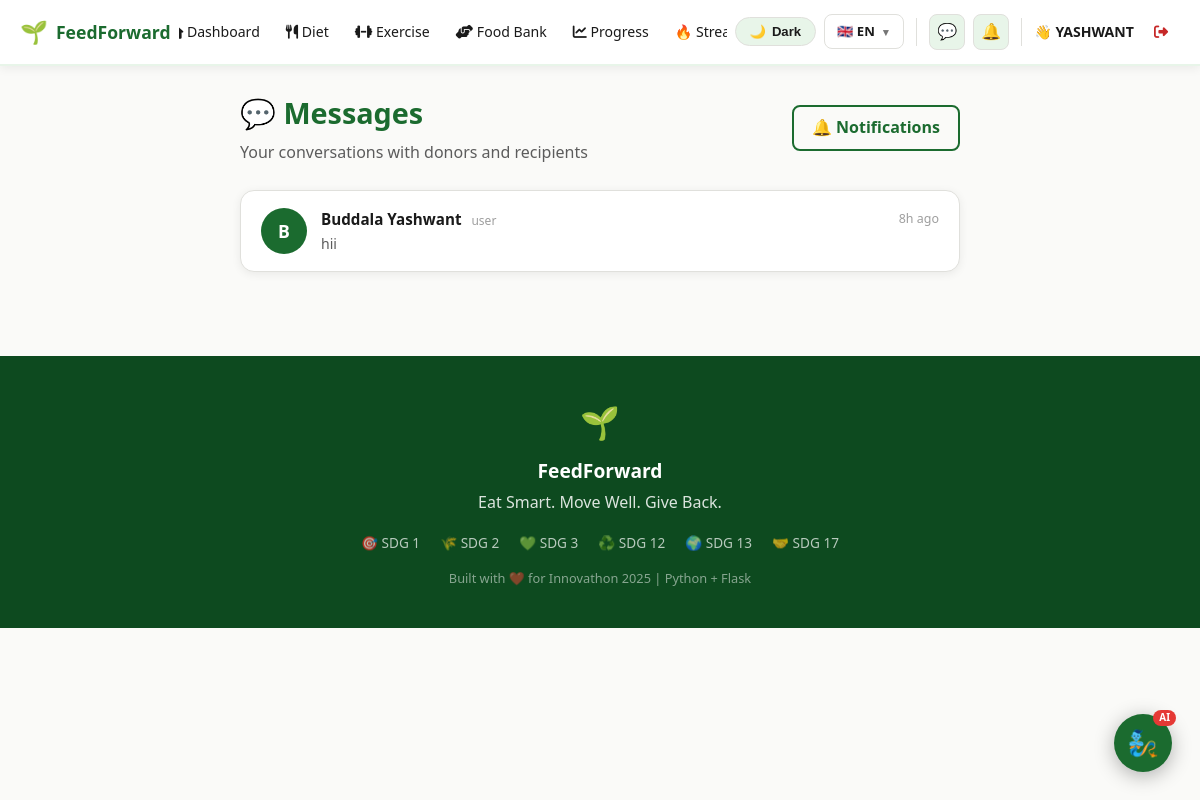
Page /inbox/messages (signed in) on the committed database.
### models/user.py (models this page shows, shortened)
class User(db.Model, UserMixin):
    __tablename__ = 'users'
    id            = db.Column(db.Integer, primary_key=True)
    name          = db.Column(db.String(100), nullable=False)
    email         = db.Column(db.String(120), unique=True, nullable=False)
    password_hash = db.Column(db.String(200), nullable=False)
    role          = db.Column(db.String(20), default='user')  # user / donor / recipient / admin
    age           = db.Column(db.Integer)
    weight        = db.Column(db.Float)
    height        = db.Column(db.Float)
    gender        = db.Column(db.String(10))
    dietary_pref  = db.Column(db.String(20))   # veg / non_veg / vegan
    health_goal   = db.Column(db.String(20))   # lose_weight / gain_muscle / stay_fit
    fitness_level = db.Column(db.String(20))   # beginner / intermediate / advanced
    equipment     = db.Column(db.String(20))   # none / dumbbells / gym
    days_per_week = db.Column(db.Integer, default=4)
    location      = db.Column(db.String(200))
    latitude      = db.Column(db.Float)
    longitude     = db.Column(db.Float)
    profile_complete = db.Column(db.Boolean, default=False)
    allergies     = db.Column(db.String(200), default='')  # comma-separated e.g. "gluten,dairy,nuts"
    created_at    = db.Column(db.DateTime, default=datetime.utcnow)
    meal_plans    = db.relationship('MealPlan',     backref='user', lazy=True)
    exercise_plans= db.relationship('ExercisePlan', backref='user', lazy=True)
    donations     = db.relationship('FoodListing',  foreign_keys='FoodListing.donor_id',    backref='donor',     lazy=True)
    claims        = db.relationship('FoodListing',  foreign_keys='FoodListing.claimed_by',  backref='recipient', lazy=True)
    progress_logs = db.relationship('ProgressLog',  backref='user', lazy=True)

### models/models.py (models this page shows)
class Message(db.Model):
    __tablename__ = 'messages'
    id           = db.Column(db.Integer, primary_key=True)
    sender_id    = db.Column(db.Integer, db.ForeignKey('users.id'), nullable=False)
    receiver_id  = db.Column(db.Integer, db.ForeignKey('users.id'), nullable=False)
    listing_id   = db.Column(db.Integer, db.ForeignKey('food_listings.id'), nullable=True)
    body         = db.Column(db.Text, nullable=False)
    is_read      = db.Column(db.Boolean, default=False)
    created_at   = db.Column(db.DateTime, default=datetime.utcnow)
    sender   = db.relationship('User', foreign_keys=[sender_id],   backref='sent_messages')
    receiver = db.relationship('User', foreign_keys=[receiver_id], backref='received_messages')
    listing  = db.relationship('FoodListing', foreign_keys=[listing_id])
    @property
    def time_ago(self):
        delta = datetime.utcnow() - self.created_at
        s = int(delta.total_seconds())
        if s < 60:    return 'just now'
        if s < 3600:  return f'{s//60}m ago'
        if s < 86400: return f'{s//3600}h ago'
        return f'{s//86400}d ago'

### routes/inbox.py (the view)
@inbox.route('/messages')
@login_required
def messages():
    from sqlalchemy import or_
    sent     = Message.query.filter_by(sender_id=current_user.id).all()
    received = Message.query.filter_by(receiver_id=current_user.id).all()
    partner_ids = set()
    for m in sent:     partner_ids.add(m.receiver_id)
    for m in received: partner_ids.add(m.sender_id)
    conversations = []
    for pid in partner_ids:
        partner = User.query.get(pid)
        if not partner:
            continue
        last_msg = Message.query.filter(
            or_(
                (Message.sender_id == current_user.id) & (Message.receiver_id == pid),
                (Message.sender_id == pid) & (Message.receiver_id == current_user.id)
            )
        ).order_by(Message.created_at.desc()).first()
        unread = Message.query.filter_by(
            sender_id=pid, receiver_id=current_user.id, is_read=False
        ).count()
        conversations.append({
            'partner':  partner,
            'last_msg': last_msg,
            'unread':   unread,
        })
    conversations.sort(key=lambda c: c['last_msg'].created_at, reverse=True)
    return render_template('inbox/messages.html', conversations=conversations)

### templates/inbox/messages.html (shortened to what this page needs)
{% extends 'base.html' %}
{% block content %}
<div style="max-width:720px;margin:0 auto;">
  <div style="display:flex;align-items:center;justify-content:space-between;margin-bottom:24px;flex-wrap:wrap;gap:12px;">
    <div>
      <h1 style="font-size:1.8rem;font-weight:800;color:var(--green);margin:0 0 4px;">💬 Messages</h1>
      <p style="color:var(--text2);margin:0;">Your conversations with donors and recipients</p>
    </div>
    <a href="{{ url_for('inbox.notifications') }}" class="btn-secondary" style="padding:8px 18px;">
      🔔 Notifications
    </a>
  </div>
  {% if conversations %}
  <div style="display:flex;flex-direction:column;gap:10px;">
    {% for conv in conversations %}
    <a href="{{ url_for('inbox.conversation', partner_id=conv.partner.id) }}"
       style="text-decoration:none;">
      <div class="card" style="padding:16px 20px;cursor:pointer;transition:transform .15s;"
           onmouseover="this.style.transform='translateY(-2px)'"
           onmouseout="this.style.transform='translateY(0)'">
        <div style="display:flex;align-items:center;gap:14px;">
          <div style="width:46px;height:46px;background:var(--green);border-radius:50%;
                      display:flex;align-items:center;justify-content:center;
                      color:#fff;font-weight:800;font-size:1.1rem;flex-shrink:0;">
            {{ conv.partner.name[0].upper() }}
          </div>
          <div style="flex:1;min-width:0;">
            <div style="display:flex;justify-content:space-between;align-items:center;">
              <div style="font-weight:700;color:var(--text);font-size:.95rem;">
                {{ conv.partner.name }}
                <span style="font-size:.75rem;color:var(--text3);font-weight:400;margin-left:6px;">
                  {{ conv.partner.role }}
                </span>
              </div>
              <div style="font-size:.78rem;color:var(--text3);flex-shrink:0;">
                {{ conv.last_msg.time_ago }}
              </div>
            </div>
            <div style="color:var(--text2);font-size:.88rem;white-space:nowrap;overflow:hidden;text-overflow:ellipsis;margin-top:2px;">
              {{ conv.last_msg.body[:80] }}{% if conv.last_msg.body|length > 80 %}…{% endif %}
            </div>
          </div>
        </div>
      </div>
    </a>
    {% endfor %}
  </div>
  {% endif %}
</div>
{% endblock %}

### templates/base.html (shortened to what this page needs)
<!DOCTYPE html>
<html lang="{{ lang }}" data-theme="light">
<head>
  <link href="https://cdnjs.cloudflare.com/ajax/libs/font-awesome/6.4.0/css/all.min.css" rel="stylesheet"/>
  <link rel="stylesheet" href="https://unpkg.com/leaflet@1.9.4/dist/leaflet.css"/>
</head>
<body>
<nav style="background:var(--nav-bg);border-bottom:2px solid var(--nav-border);
            position:sticky;top:0;z-index:1000;box-shadow:0 2px 10px var(--shadow);">
  <div style="max-width:1280px;margin:0 auto;padding:0 20px;
              display:flex;align-items:center;justify-content:space-between;
              height:64px;gap:8px;">
    <a href="{{ url_for('main.index') }}"
       style="display:flex;align-items:center;gap:8px;flex-shrink:0;">
      <span style="font-size:1.4rem;">🌱</span>
      <span style="font-size:1.1rem;font-weight:800;color:var(--green);">FeedForward</span>
    </a>
    {% if current_user.is_authenticated %}
    <div style="display:flex;gap:2px;align-items:center;overflow-x:auto;flex:1;justify-content:center;">
      <a href="{{ url_for('main.dashboard') }}"
         class="nav-link {% if request.endpoint=='main.dashboard' %}active{% endif %}">
        <i class="fas fa-home"></i> {{ t.nav_dashboard }}
      </a>
      <a href="{{ url_for('diet.index') }}"
         class="nav-link {% if 'diet' in (request.endpoint or '') %}active{% endif %}">
        <i class="fas fa-utensils"></i> {{ t.nav_diet }}
      </a>
      <a href="{{ url_for('exercise.index') }}"
         class="nav-link {% if 'exercise' in (request.endpoint or '') %}active{% endif %}">
        <i class="fas fa-dumbbell"></i> {{ t.nav_exercise }}
      </a>
      <a href="{{ url_for('foodbank.index') }}"
         class="nav-link {% if 'foodbank' in (request.endpoint or '') %}active{% endif %}">
        <i class="fas fa-hands-helping"></i> {{ t.nav_foodbank }}
      </a>
      <a href="{{ url_for('progress.index') }}"
         class="nav-link {% if 'progress' in (request.endpoint or '') %}active{% endif %}">
        <i class="fas fa-chart-line"></i> {{ t.nav_progress }}
      </a>
      <a href="{{ url_for('streak.index') }}"
         class="nav-link {% if 'streak' in (request.endpoint or '') %}active{% endif %}">
        🔥 Streak
      </a>
    </div>
    {% endif %}
    <div style="display:flex;align-items:center;gap:8px;flex-shrink:0;">
      <button id="themeToggle" onclick="toggleTheme()" title="Toggle theme">
        <span id="themeIcon">🌙</span>
        <span id="themeLabel">Dark</span>
      </button>
      <div class="lang-wrap">
        <div class="lang-trigger">
          {% if lang == 'en' %}🇬🇧 EN
          {% elif lang == 'te' %}🇮🇳 TE
          {% else %}🇮🇳 HI{% endif %}
          <span style="font-size:.65rem;opacity:.6;">▼</span>
        </div>
      </div>
      {% if current_user.is_authenticated %}
        <a href="{{ url_for('inbox.messages') }}" class="icon-btn" title="Messages">
          💬
        </a>
        <a href="{{ url_for('inbox.notifications') }}" class="icon-btn" title="Notifications">
          🔔
        </a>
        <span style="font-weight:600;color:var(--text);font-size:.88rem;">
          👋 {{ current_user.name.split()[0] }}
        </span>
        <a href="{{ url_for('auth.logout') }}" class="nav-link"
           style="color:var(--red);" title="{{ t.nav_logout }}">
          <i class="fas fa-sign-out-alt"></i>
        </a>
      {% else %}
        <a href="{{ url_for('auth.login') }}"    class="btn-secondary" style="padding:7px 16px;font-size:.88rem;">{{ t.nav_login }}</a>
        <a href="{{ url_for('auth.register') }}" class="btn-primary"   style="padding:7px 16px;font-size:.88rem;">{{ t.nav_get_started }}</a>
      {% endif %}
    </div>
  </div>
</nav>
<main style="max-width:1280px;margin:0 auto;padding:24px 20px;">
  {% block content %}{% endblock %}
</main>
<footer style="background:var(--green-dk);color:#fff;padding:40px 24px;margin-top:60px;text-align:center;">
  <div style="max-width:1280px;margin:0 auto;">
    <div style="font-size:2rem;margin-bottom:8px;">🌱</div>
    <div style="font-size:1.2rem;font-weight:700;margin-bottom:4px;">FeedForward</div>
    <div style="opacity:.85;margin-bottom:16px;">{{ t.footer_tagline }}</div>
    <div style="display:flex;justify-content:center;gap:20px;flex-wrap:wrap;opacity:.7;font-size:.85rem;margin-bottom:14px;">
      <span>🎯 SDG 1</span><span>🌾 SDG 2</span><span>💚 SDG 3</span>
      <span>♻️ SDG 12</span><span>🌍 SDG 13</span><span>🤝 SDG 17</span>
    </div>
    <div style="opacity:.5;font-size:.8rem;">{{ t.footer_built }}</div>
  </div>
</footer>
{% if current_user.is_authenticated %}
<div id="feedgenie-btn" onclick="toggleChat()"
     style="position:fixed;bottom:28px;right:28px;z-index:9000;
            width:58px;height:58px;background:var(--green);border-radius:50%;
            display:flex;align-items:center;justify-content:center;
            font-size:1.6rem;cursor:pointer;box-shadow:0 4px 20px rgba(0,0,0,.3);
            transition:transform .2s,box-shadow .2s;"
     onmouseover="this.style.transform='scale(1.12)'"
     onmouseout="this.style.transform='scale(1)'"
     title="Chat with FeedGenie">
  🧞
  <div style="position:absolute;top:-4px;right:-4px;background:#E53935;color:#fff;
              border-radius:10px;padding:1px 6px;font-size:.62rem;font-weight:800;line-height:1.4;">AI</div>
</div>
{% endif %}
</body>
</html>

### templates/base.html (style rules this page uses)
:root { --bg:#FAFAF8;--bg2:#F2F4F0;--surface:#FFFFFF;--surface2:#F7F8F5; --border:#E0E0DC;--text:#1A1A1A;--text2:#5C5C5C;--text3:#9E9E9E; --green:#1B6B2F;--green-dk:#0D4A1F;--green-lt:#E8F5E9;--green-mid:#C8E6C9; --amber:#FF8F00;--blue:#1565C0;--blue-lt:#E3F2FD;--red:#C62828; --red-lt:#FFEBEE;--yellow-lt:#FFF9C4; --shadow:rgba(0,0,0,.07);--shadow-hov:rgba(0,0,0,.13); --nav-bg:#FFFFFF;--nav-border:#E8F5E9;--input-bg:#FFFFFF;--toggle-bg:#E8F5E9; }
*,*::before,*::after { box-sizing:border-box; }
html { scroll-behavior:smooth; }
body { font-family:'Segoe UI',system-ui,sans-serif;background:var(--bg);color:var(--text);margin:0;line-height:1.6;transition:background .3s,color .3s; }
a { text-decoration:none; }
.btn-secondary { border:2px solid var(--green);color:var(--green);padding:10px 24px;border-radius:8px;font-weight:600;display:inline-block;background:transparent;cursor:pointer;transition:background .2s; }
.card { background:var(--surface);border-radius:14px;box-shadow:0 2px 10px var(--shadow);padding:24px;border:1px solid var(--border);transition:box-shadow .2s; }
.nav-link { padding:7px 12px;border-radius:8px;color:var(--text);font-weight:500;font-size:.88rem;white-space:nowrap;transition:background .15s,color .15s; }
#themeToggle { background:var(--toggle-bg);border:1.5px solid var(--border);border-radius:50px;padding:6px 14px;cursor:pointer;font-size:.82rem;font-weight:700;color:var(--text);display:flex;align-items:center;gap:6px;transition:all .2s;white-space:nowrap; }
.lang-wrap { position:relative; }
.lang-trigger { background:var(--surface);border:1.5px solid var(--border);border-radius:8px;padding:6px 12px;cursor:pointer;font-size:.82rem;font-weight:700;color:var(--text);display:flex;align-items:center;gap:6px;transition:border .2s;white-space:nowrap;user-select:none; }
.icon-btn { position: relative; background: var(--toggle-bg); border: 1.5px solid var(--border); border-radius: 8px; width: 36px; height: 36px; display: flex; align-items: center; justify-content: center; cursor: pointer; color: var(--text); font-size: 1rem; transition: all .2s; text-decoration: none; flex-shrink: 0; }

### rows in the picture
User: name "YASHWANT"
User: partner "B", partner.name "Buddala Yashwant", partner.role "user"
Message: last_msg.time_ago "8h ago", last_msg "hii"

### other values in the picture
{{ t.nav_dashboard }} "Dashboard"
{{ t.nav_diet }} "Diet"
{{ t.nav_exercise }} "Exercise"
{{ t.nav_foodbank }} "Food Bank"
{{ t.nav_progress }} "Progress"
{{ t.footer_tagline }} "Eat Smart. Move Well. Give Back."
{{ t.footer_built }} "Built with ❤️ for Innovathon 2025 | Python + Flask"
